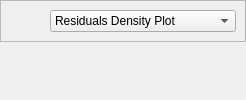
       <widget class="QWidget" name="opt_res_tab">
        <attribute name="title">
         <string>Optimization</string>
        </attribute>
        <layout class="QGridLayout" name="gridLayout_44">
         <property name="leftMargin">
          <number>0</number>
         </property>
         <property name="topMargin">
          <number>0</number>
         </property>
         <property name="rightMargin">
          <number>0</number>
         </property>
         <property name="bottomMargin">
          <number>0</number>
         </property>
         <item row="0" column="0">
          <widget class="QFrame" name="frame_17">
           <property name="frameShape">
            <enum>QFrame::StyledPanel</enum>
           </property>
           <property name="frameShadow">
            <enum>QFrame::Raised</enum>
           </property>
           <layout class="QGridLayout" name="gridLayout_43">
            <item row="0" column="1">
             <widget class="QComboBox" name="comboBox">
              <property name="sizePolicy">
               <sizepolicy hsizetype="Minimum" vsizetype="Fixed">
                <horstretch>0</horstretch>
                <verstretch>0</verstretch>
               </sizepolicy>
              </property>
              <item>
               <property name="text">
                <string>Residuals Density Plot</string>
               </property>
              </item>
              <item>
               <property name="text">
                <string>Residuals QQ Plot</string>
               </property>
              </item>
              <item>
               <property name="text">
                <string>Standardized Residuals Plot</string>
               </property>
              </item>
             </widget>
            </item>
            <item row="0" column="0">
             <spacer name="horizontalSpacer_10">
              <property name="orientation">
               <enum>Qt::Horizontal</enum>
              </property>
              <property name="sizeHint" stdset="0">
               <size>
                <width>40</width>
                <height>20</height>
               </size>
              </property>
             </spacer>
            </item>
           </layout>
          </widget>
         </item>
         <item row="1" column="0">
          <widget class="QFrame" name="frame_19">
           <property name="sizePolicy">
            <sizepolicy hsizetype="Preferred" vsizetype="Expanding">
             <horstretch>0</horstretch>
             <verstretch>0</verstretch>
            </sizepolicy>
           </property>
           <property name="frameShape">
            <enum>QFrame::NoFrame</enum>
           </property>
           <property name="frameShadow">
            <enum>QFrame::Sunken</enum>
           </property>
           <layout class="QGridLayout" name="gridLayout_40">
            <item row="0" column="0">
             <widget class="QWidget" name="opt_plot_widget" native="true">
              <property name="mouseTracking">
               <bool>true</bool>
              </property>
              <property name="focusPolicy">
               <enum>Qt::StrongFocus</enum>
              </property>
              <layout class="QGridLayout" name="mpl_opt">
               <property name="leftMargin">
                <number>0</number>
               </property>
               <property name="topMargin">
                <number>0</number>
               </property>
               <property name="rightMargin">
                <number>0</number>
               </property>
               <property name="bottomMargin">
                <number>0</number>
               </property>
              </layout>
             </widget>
            </item>
           </layout>
          </widget>
         </item>
        </layout>
       </widget>
